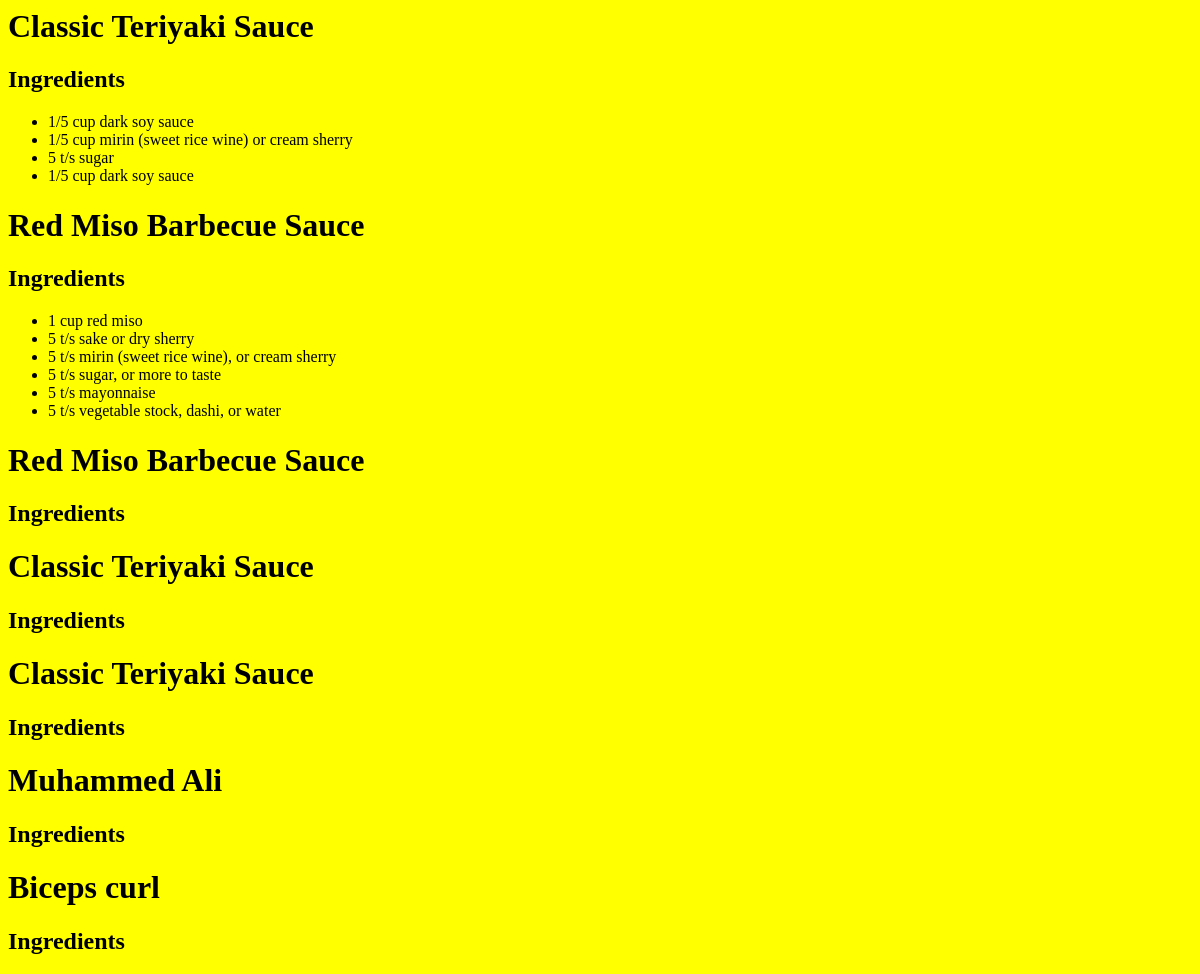
/recipe, run on an earlier commit of the app's database.
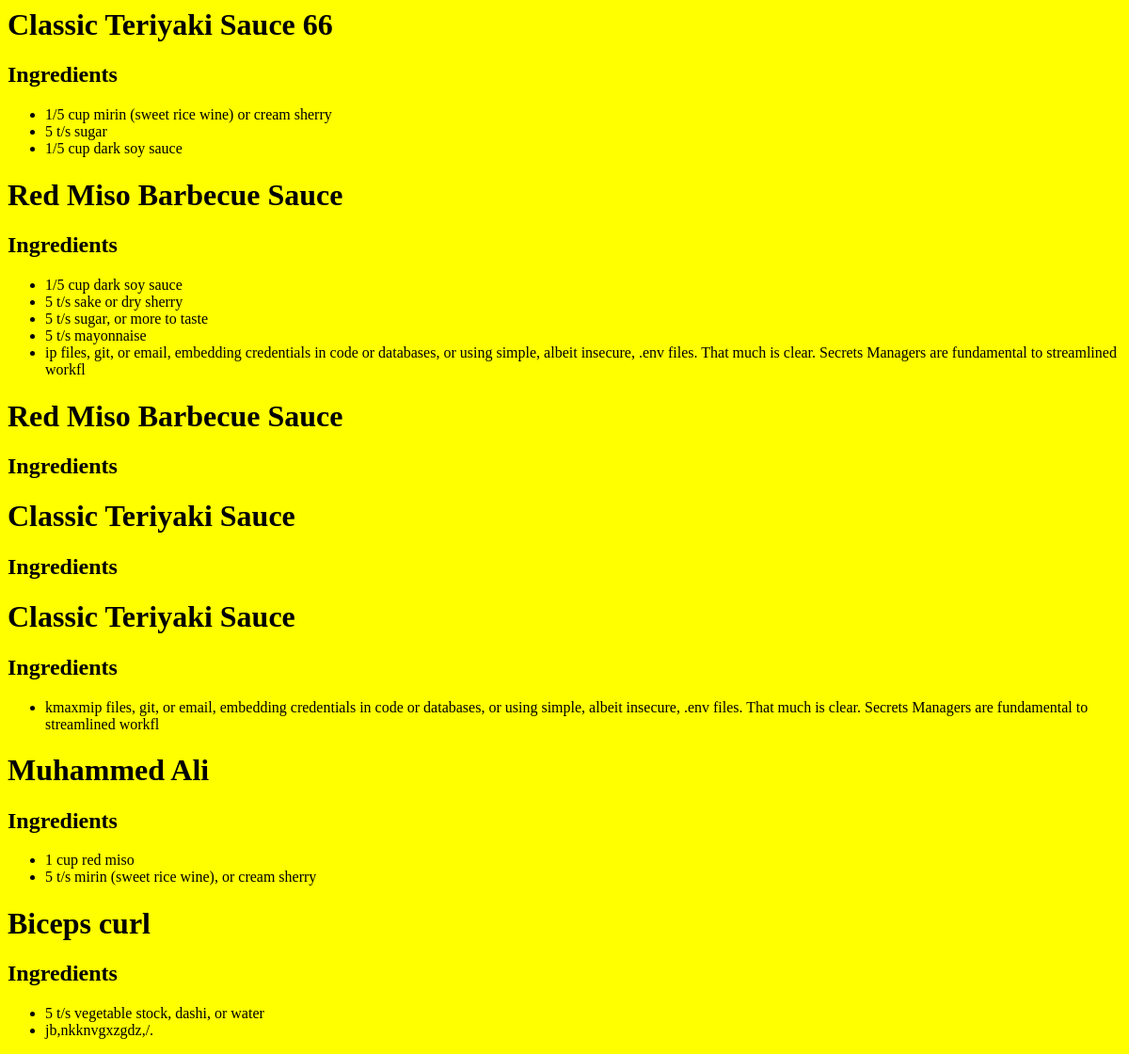
And on a later commit of the database.
### app/models.py (models this page shows, shortened)
class Recipe(models.Model):
    name = models.CharField(max_length=255)
    description = models.TextField(null=True, blank=True)
    ingredients = models.ManyToManyField(
        'app.Meal',
        through='app.Ingredient',
        through_fields=('recipe', 'meal')
    )
    instructions = models.TextField(null=True, blank=True)
    class Meta(object):
        app_label = 'app'
        default_related_name = 'recipes'

class Ingredient(models.Model):
    recipe = models.ForeignKey(Recipe, on_delete=models.CASCADE)
    meal = models.ForeignKey(Meal, on_delete=models.CASCADE)
    amount = models.DecimalField(max_digits=6, decimal_places=3,
                                 null=True, blank=True)
    unit_of_measure = models.CharField(max_length=255)
    description = models.TextField()
    class Meta(object):
        app_label = 'app'

### app/views.py (the view)
# urls.py: path('recipe', recipes_view),
def recipes_view(request):
    recipes = Recipe.objects.all()
    return render(request, 'app/recipes.html', {
        'recipes': recipes
    })

### app/templates/app/recipes.html (shortened to what this page needs)
<html>
<head>
</head>
<body>
{% for recipe in recipes %}
  <h1>{{ recipe.name }}</h1>
  <h2>Ingredients</h2>
  <ul>
    {% for ingredient in recipe.ingredient_set.all %}
    <li>{{ ingredient.description }}</li>
    {% endfor %}
  </ul>
{% endfor %}
</body>
</html>

### app/templates/app/recipes.html (style rules this page uses)
body { background-color:yellow; }

What changed in the data, as far as the page shows it:
changed Recipe: name "Classic Teriyaki Sauce" → "Classic Teriyaki Sauce 66"; loses Ingredient (description "1/5 cup dark soy sauce")
changed Recipe (number 2 of 7 on the later page): gains Ingredient (description "1/5 cup dark soy sauce"); loses Ingredient (description "1 cup red miso"); loses Ingredient (description "5 t/s mirin (sweet rice wine), or cream sherry"); loses Ingredient (description "5 t/s vegetable stock, dashi, or water")
added Ingredient: description "ip files, git, or email, embedding credentials in code or databases, or using simple, albeit insecure, .env files. That much is clear. Secrets Managers are fundamental to streamlined workfl", shown under Recipe (number 2 of 7 on the later page)
added Ingredient: description "kmaxmip files, git, or email, embedding credentials in code or databases, or using simple, albeit insecure, .env files. That much is clear. Secrets Managers are fundamental to streamlined workfl", shown under Recipe (number 5 of 7 on the later page)
changed Recipe "Muhammed Ali": gains Ingredient (description "1 cup red miso"); gains Ingredient (description "5 t/s mirin (sweet rice wine), or cream sherry")
changed Recipe "Biceps curl": gains Ingredient (description "5 t/s vegetable stock, dashi, or water")
added Ingredient: description "jb,nkknvgxzgdz,/.", shown under Recipe "Biceps curl"
